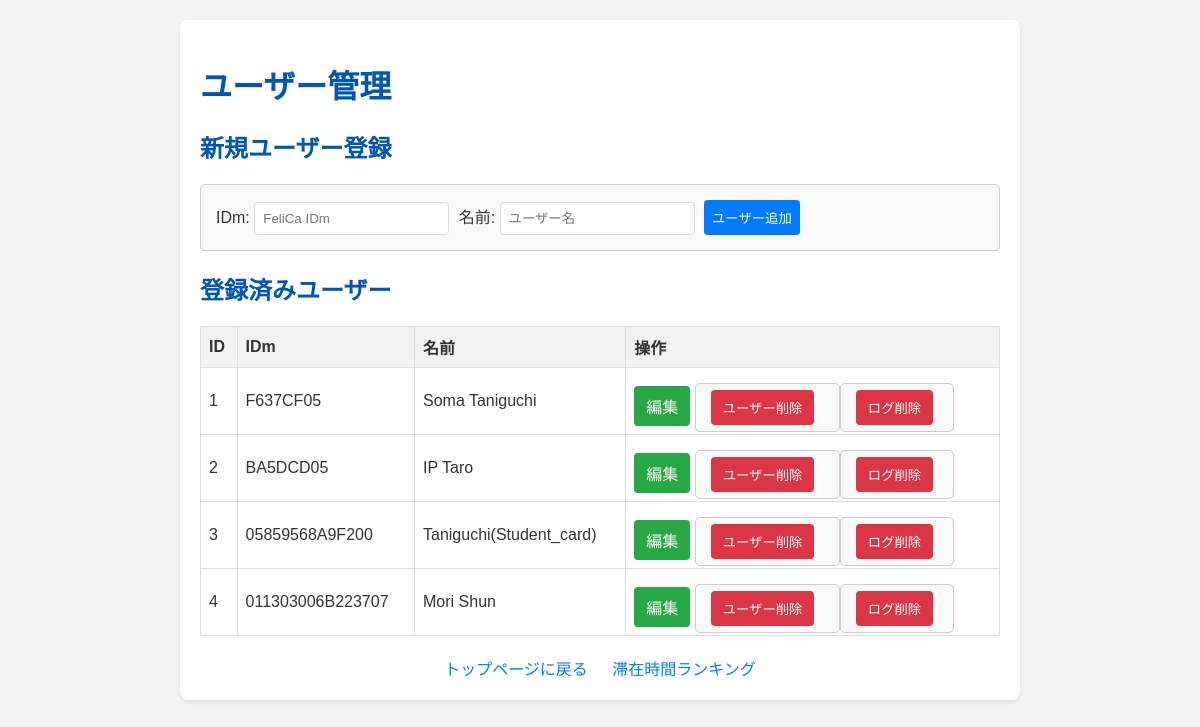
/users, run on an earlier commit of the app's database.
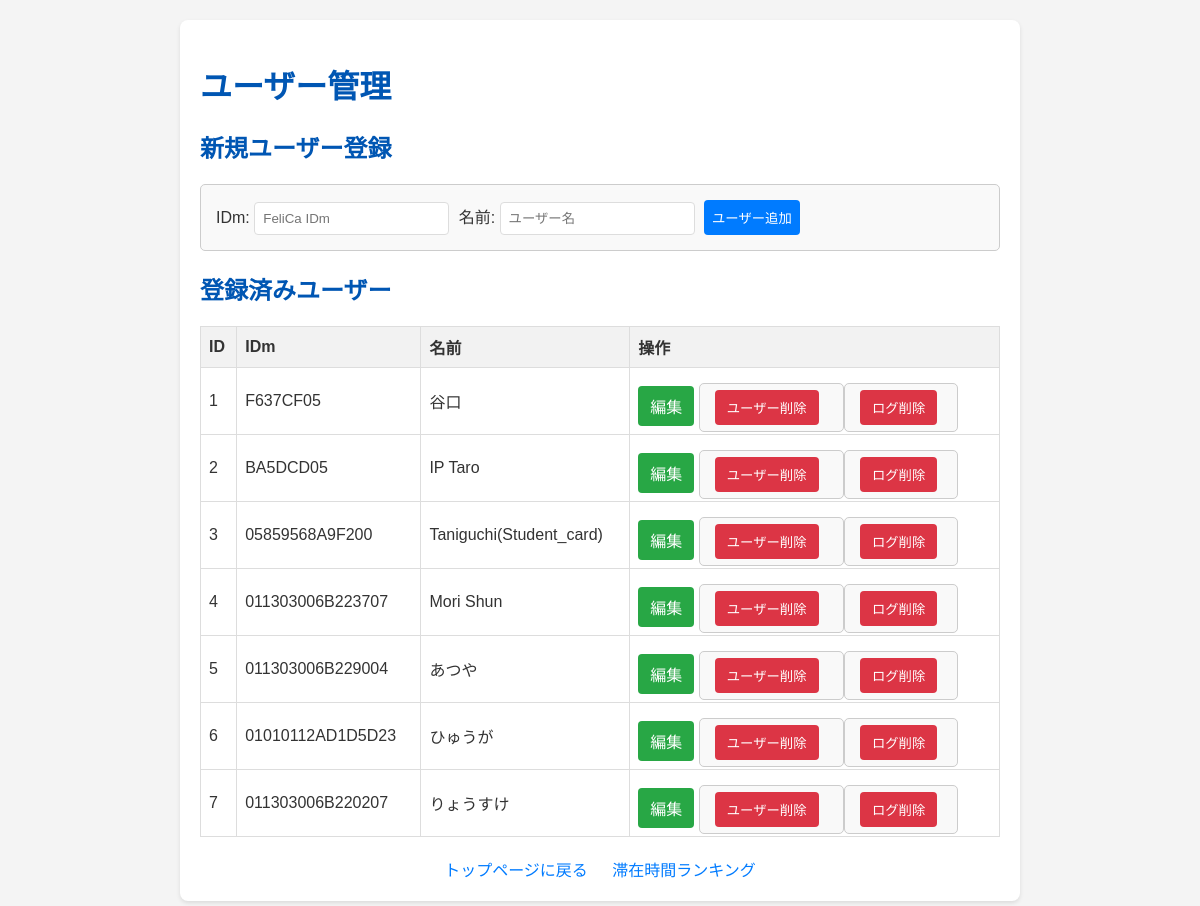
And on a later commit of the database.
### app.py (models this page shows, shortened)
class User(db.Model):
    id = db.Column(db.Integer, primary_key=True)
    idm = db.Column(db.String(160), unique=True, nullable=False)
    name = db.Column(db.String(80), nullable=False)

### app.py (the view, shortened to what this page needs)
@app.route('/users', methods=['GET', 'POST'])
def manage_users():
    users = User.query.all()
    return render_template('users.html', users=users)

### templates/users.html (shortened to what this page needs)
<!DOCTYPE html>
<html lang="ja">
<head>
</head>
<body>
    <div class="container">
        <h1>ユーザー管理</h1>
        <h2>新規ユーザー登録</h2>
        <form method="POST" action="{{ url_for('manage_users') }}">
            <label for="idm">IDm:</label>
            <input type="text" id="idm" name="idm" placeholder="FeliCa IDm" required>
            <label for="name">名前:</label>
            <input type="text" id="name" name="name" placeholder="ユーザー名" required>
            <input type="submit" value="ユーザー追加">
        </form>
        <h2>登録済みユーザー</h2>
        {% if users %}
            <table>
                <thead>
                    <tr>
                        <th>ID</th>
                        <th>IDm</th>
                        <th>名前</th>
                        <th>操作</th>
                    </tr>
                </thead>
                <tbody>
                    {% for user in users %}
                        <tr>
                            <td>{{ user.id }}</td>
                            <td>{{ user.idm }}</td>
                            <td>{{ user.name }}</td>
                            <td>
                                <div class="button-group">
                                    <a href="{{ url_for('edit_user', user_id=user.id) }}" class="edit-button">編集</a>
                                    <form id="deleteUserForm-{{ user.id }}" method="POST" action="{{ url_for('manage_users') }}" style="display:inline;">
                                        <button type="button" onclick="confirmAndDeleteUser('{{ user.id }}', '{{ user.name }}');">ユーザー削除</button>
                                    </form>
                                    <form id="clearLogsForm-{{ user.id }}" method="POST" action="{{ url_for('clear_user_logs', user_id=user.id) }}" style="display:inline;">
                                        <button type="button" class="clear-logs-button" onclick="confirmAndClearLogs('{{ user.id }}', '{{ user.name }}');">ログ削除</button>
                                    </form>
                                </div>
                            </td>
                        </tr>
                    {% endfor %}
                </tbody>
            </table>
        {% else %}
            <p>登録されているユーザーはいません。</p>
        {% endif %}
        <div class="nav-link">
            <a href="{{ url_for('index') }}">トップページに戻る</a>
            <a href="{{ url_for('show_ranking') }}">滞在時間ランキング</a>
        </div>
    </div>
</body>
</html>

### templates/users.html (style rules this page uses)
body { font-family: Arial, sans-serif; margin: 20px; background-color: #f4f4f4; color: #333; }
h1, h2 { color: #0056b3; }
.container { max-width: 800px; margin: auto; background: #fff; padding: 20px; border-radius: 8px; box-shadow: 0 2px 4px rgba(0,0,0,0.1); }
table { width: 100%; border-collapse: collapse; margin-top: 20px; }
th, td { border: 1px solid #ddd; padding: 8px; text-align: left; }
th { background-color: #f2f2f2; }
form { margin-top: 20px; padding: 15px; border: 1px solid #ccc; border-radius: 5px; background-color: #f9f9f9; }
form input[type="text"], form input[type="submit"] { padding: 8px; margin-right: 5px; border-radius: 4px; border: 1px solid #ddd; }
form input[type="submit"] { background-color: #007bff; color: white; cursor: pointer; border: none; }
.button-group { margin-top: 10px; }
.button-group button { background-color: #dc3545; color: white; padding: 8px 12px; border: none; border-radius: 4px; cursor: pointer; margin-right: 5px; }
.edit-button { background-color: #28a745; color: white; padding: 8px 12px; border: none; border-radius: 4px; cursor: pointer; text-decoration: none; display: inline-block; }
.clear-logs-button { background-color: #ffc107; color: #333; padding: 8px 12px; border: none; border-radius: 4px; cursor: pointer; margin-right: 5px; }
.back-link, .nav-link { display: block; margin-top: 20px; text-align: center; }
.back-link a, .nav-link a { color: #007bff; text-decoration: none; margin: 0 10px; }

What changed in the data, as far as the page shows it:
changed User "F637CF05": name "Soma Taniguchi" → "谷口"
added User: id "5", idm "011303006B229004", name "あつや"
added User: id "6", idm "01010112AD1D5D23", name "ひゅうが"
added User: id "7", idm "011303006B220207", name "りょうすけ"
